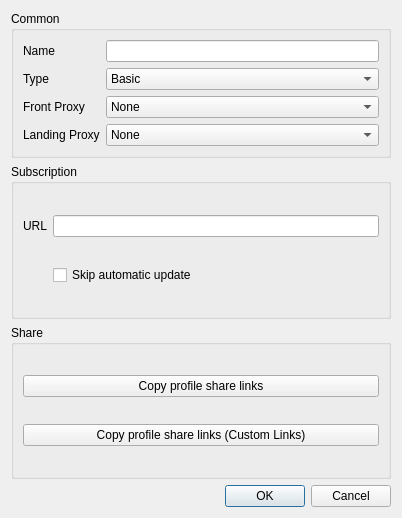
<?xml version="1.0" encoding="UTF-8"?>
<ui version="4.0">
 <class>DialogEditGroup</class>
 <widget class="QDialog" name="DialogEditGroup">
  <property name="geometry">
   <rect>
    <x>0</x>
    <y>0</y>
    <width>402</width>
    <height>518</height>
   </rect>
  </property>
  <property name="minimumSize">
   <size>
    <width>400</width>
    <height>300</height>
   </size>
  </property>
  <property name="windowTitle">
   <string>Edit Group</string>
  </property>
  <layout class="QVBoxLayout" name="verticalLayout">
   <item>
    <widget class="QGroupBox" name="cat_common">
     <property name="sizePolicy">
      <sizepolicy hsizetype="Preferred" vsizetype="Maximum">
       <horstretch>0</horstretch>
       <verstretch>0</verstretch>
      </sizepolicy>
     </property>
     <property name="title">
      <string>Common</string>
     </property>
     <layout class="QGridLayout" name="main">
      <item row="2" column="0">
       <widget class="QLabel" name="front_proxy_l">
        <property name="text">
         <string>Front Proxy</string>
        </property>
       </widget>
      </item>
      <item row="0" column="1">
       <widget class="QLineEdit" name="name"/>
      </item>
      <item row="0" column="0">
       <widget class="QLabel" name="label">
        <property name="text">
         <string>Name</string>
        </property>
       </widget>
      </item>
      <item row="1" column="0">
       <widget class="QLabel" name="label_2">
        <property name="text">
         <string>Type</string>
        </property>
       </widget>
      </item>
      <item row="1" column="1">
       <widget class="QComboBox" name="type">
        <item>
         <property name="text">
          <string>Basic</string>
         </property>
        </item>
        <item>
         <property name="text">
          <string>Subscription</string>
         </property>
        </item>
       </widget>
      </item>
      <item row="3" column="1">
       <widget class="QComboBox" name="landing_proxy">
        <item>
         <property name="text">
          <string notr="true">None</string>
         </property>
        </item>
       </widget>
      </item>
      <item row="3" column="0">
       <widget class="QLabel" name="landing_proxy_l">
        <property name="text">
         <string>Landing Proxy</string>
        </property>
       </widget>
      </item>
      <item row="2" column="1">
       <layout class="QHBoxLayout" name="horizontalLayout">
        <item>
         <widget class="QComboBox" name="front_proxy">
          <item>
           <property name="text">
            <string notr="true">None</string>
           </property>
          </item>
         </widget>
        </item>
       </layout>
      </item>
     </layout>
     <zorder>label</zorder>
     <zorder>front_proxy_l</zorder>
     <zorder>type</zorder>
     <zorder>label_2</zorder>
     <zorder>landing_proxy</zorder>
     <zorder>landing_proxy_l</zorder>
     <zorder>name</zorder>
    </widget>
   </item>
   <item>
    <widget class="QGroupBox" name="cat_sub">
     <property name="title">
      <string>Subscription</string>
     </property>
     <layout class="QGridLayout" name="_2">
      <item row="0" column="0">
       <widget class="QLabel" name="label_4">
        <property name="text">
         <string>URL</string>
        </property>
       </widget>
      </item>
      <item row="0" column="1">
       <widget class="MyLineEdit" name="url"/>
      </item>
      <item row="1" column="1">
       <widget class="QCheckBox" name="skip_auto_update">
        <property name="text">
         <string>Skip automatic update</string>
        </property>
       </widget>
      </item>
     </layout>
    </widget>
   </item>
   <item>
    <widget class="QGroupBox" name="cat_share">
     <property name="title">
      <string>Share</string>
     </property>
     <layout class="QVBoxLayout" name="verticalLayout_2">
      <item>
       <widget class="QPushButton" name="copy_links">
        <property name="text">
         <string>Copy profile share links</string>
        </property>
       </widget>
      </item>
      <item>
       <widget class="QPushButton" name="copy_links_nkr">
        <property name="text">
         <string>Copy profile share links (Custom Links)</string>
        </property>
       </widget>
      </item>
     </layout>
    </widget>
   </item>
   <item>
    <widget class="QDialogButtonBox" name="buttonBox">
     <property name="standardButtons">
      <set>QDialogButtonBox::StandardButton::Cancel|QDialogButtonBox::StandardButton::Ok</set>
     </property>
    </widget>
   </item>
  </layout>
 </widget>
 <customwidgets>
  <customwidget>
   <class>MyLineEdit</class>
   <extends>QLineEdit</extends>
   <header>include/ui/utils/MyLineEdit.h</header>
  </customwidget>
 </customwidgets>
 <tabstops>
  <tabstop>name</tabstop>
  <tabstop>type</tabstop>
  <tabstop>url</tabstop>
  <tabstop>skip_auto_update</tabstop>
  <tabstop>copy_links</tabstop>
  <tabstop>copy_links_nkr</tabstop>
 </tabstops>
 <resources/>
 <connections>
  <connection>
   <sender>buttonBox</sender>
   <signal>rejected()</signal>
   <receiver>DialogEditGroup</receiver>
   <slot>reject()</slot>
   <hints>
    <hint type="sourcelabel">
     <x>199</x>
     <y>275</y>
    </hint>
    <hint type="destinationlabel">
     <x>199</x>
     <y>149</y>
    </hint>
   </hints>
  </connection>
  <connection>
   <sender>buttonBox</sender>
   <signal>accepted()</signal>
   <receiver>DialogEditGroup</receiver>
   <slot>accept()</slot>
   <hints>
    <hint type="sourcelabel">
     <x>199</x>
     <y>291</y>
    </hint>
    <hint type="destinationlabel">
     <x>199</x>
     <y>157</y>
    </hint>
   </hints>
  </connection>
 </connections>
</ui>
